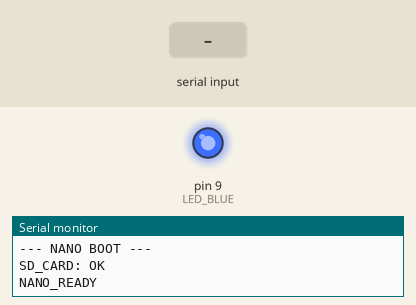
Recording of a sketch running on a simulated Arduino Nano, built with avr-gcc and run on an emulated ATmega328P. Shown: output pins drawn as LEDs (lit = HIGH), the last lines printed to the serial monitor. Inputs (shaded band) come from the test bench. Storage starts empty.

Above: at 1.2 s.
1.3 s: "PKT,\n" received over Serial
At 2.94 s:
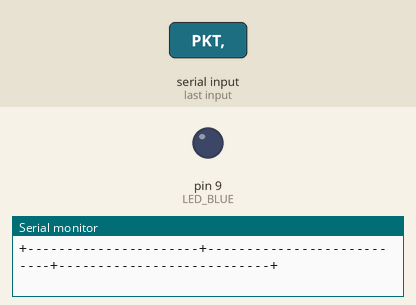
4.3 s: "PKT,,45\n" received over Serial
At 7.1 s:
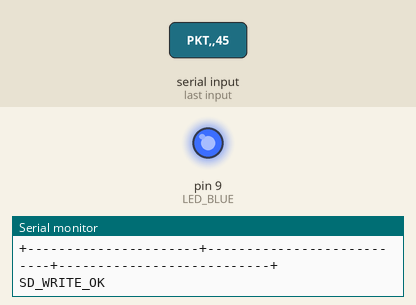
Timing chart, 0 to 8.6 s (numbered marks = the images above; inputs shaded):
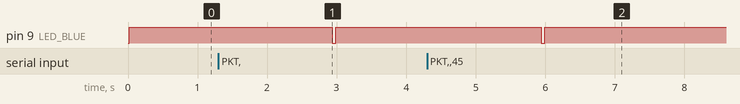

The sketch:

Ground_Station_NANO.ino
```cpp
#include <SPI.h>
#include <SD.h>

#define SD_CS            10
#define LED_BLUE         9
#define CHECK_INTERVAL   5000    // Reduced polling frequency (was 2000)

char dataFile[] = "cansat.txt";

bool sdReady = false;
unsigned long lastCheck = 0;
bool lastReportedState = false;

// Debounce counters
byte failCounter = 0;
byte successCounter = 0;

// Skip checks during write (prevent interference)
volatile bool isWriting = false;

void setup() {
    pinMode(LED_BLUE, OUTPUT);
    digitalWrite(LED_BLUE, LOW);
    Serial.begin(9600);

    Serial.println(F("--- NANO BOOT ---"));
    if (SD.begin(SD_CS)) {
        sdReady = true;
        lastReportedState = true;
        digitalWrite(LED_BLUE, HIGH);
        Serial.println(F("SD_CARD: OK"));
    } else {
        Serial.println(F("SD_CARD: ERR"));
    }
    Serial.println(F("NANO_READY"));
}

// Returns true if the SD card is physically present and accessible
bool isCardPresent() {
    // Attempt to initialise the card (forces fresh SPI communication)
    if (SD.begin(SD_CS)) {
        return true;
    }
    return false;
}

void checkSDCard() {
    if (isWriting) return;
    if (millis() - lastCheck < CHECK_INTERVAL) return;
    lastCheck = millis();

    bool present = isCardPresent();

    if (present) {
        if (!sdReady) {
            // Card was absent, now present – need two consecutive successes
            successCounter++;
            if (successCounter >= 2) {
                sdReady = true;
                lastReportedState = true;
                digitalWrite(LED_BLUE, HIGH);
                Serial.println("SD_READY");
                // Blink once to indicate reinsertion
                digitalWrite(LED_BLUE, LOW);
                delay(50);
                digitalWrite(LED_BLUE, HIGH);
                successCounter = 0;
                failCounter = 0;
            }
        } else {
            // Already ready – reset failure counter
            failCounter = 0;
        }
    } else {
        if (sdReady) {
            // Card was present, now missing – need three consecutive failures
            failCounter++;
            if (failCounter >= 3) {
                sdReady = false;
                lastReportedState = false;
                digitalWrite(LED_BLUE, LOW);
                Serial.println("SD_FAIL");
                failCounter = 0;
                successCounter = 0;
            }
        } else {
            // Already failed – reset success counter
            successCounter = 0;
        }
    }
}

void acknowledgeWrite(bool success) {
    if (success) {
        Serial.println("SD_WRITE_OK");
        if (!sdReady) {
            // A successful write implies the card is ready
            failCounter = 0;
            successCounter = 1;   // next check will confirm
        }
    } else {
        Serial.println("SD_WRITE_ERR");
        if (sdReady) {
            // Immediate failure on write error
            sdReady = false;
            lastReportedState = false;
            digitalWrite(LED_BLUE, LOW);
            Serial.println("SD_FAIL");
            failCounter = 0;
            successCounter = 0;
        }
    }
}

void printTableTo(Print &p, int lpSize, int pktNum, float t, float h, float pr, float al, float lt, float lg, float ax, float ay, float az) {
    p.println(F("\n+------------------------------------------------------------------------------+"));
    p.println(F("|                    GROUND STATION SAVE TELEMETRY TABLE                       |"));
    p.println(F("+----------------------+---------------------------+---------------------------+"));
    p.println(F("| SENSOR               | PARAMETER                 | VALUE                     |"));
    p.println(F("+----------------------+---------------------------+---------------------------+"));
    p.print(F("| DHT22                | Temperature               | ")); p.print(t); p.println(F("C                    |"));
    p.print(F("| DHT22                | Humidity                  | ")); p.print(h); p.println(F("%                    |"));
    p.println(F("+----------------------+---------------------------+---------------------------+"));
    p.print(F("| BMP180               | Pressure                  | ")); p.print(pr, 0); p.println(F("Pa                   |"));
    p.print(F("| BMP180               | Altitude (Est)            | ")); p.print(al); p.println(F("m                   |"));
    p.println(F("+----------------------+---------------------------+---------------------------+"));
    p.print(F("| MPU6050              | Accel X/Y/Z               | "));
    p.print(ax, 1); p.print(", "); p.print(ay, 1); p.print(", "); p.print(az, 1); p.println(F("          |"));
    p.println(F("+----------------------+---------------------------+---------------------------+"));
    if (lt != 0) {
        p.print(F("| NEO-6M GPS           | Latitude                  | ")); p.println(lt, 6);
        p.print(F("| NEO-6M GPS           | Longitude                 | ")); p.println(lg, 6);
    } else {
        p.println(F("| NEO-6M GPS           | Fix Status                | NO FIX / SEARCHING        |"));
    }
    p.println(F("+----------------------+---------------------------+---------------------------+"));
    p.println(F("| CONNECTION INFO      | PARAMETER                 | VALUE                     |"));
    p.println(F("+----------------------+---------------------------+---------------------------+"));
    p.print(F("| DX-LR03-LoRa         | Last Packet Size          | ")); p.print(lpSize); p.println(F("Bytes                   |"));
    p.print(F("| DX-LR03-LoRa         | Packet Number             | ")); p.print(pktNum); p.println(F("Bytes                   |"));
    p.println(F("+----------------------+---------------------------+---------------------------+"));
}

void handleIncomingData(String payload) {
    int vals[2]; float f[10];
    int start = 0, comma;

    // Expecting: packet size (int), packet number (int), then 10 floats
    for(int i=0; i<12; i++) {
        comma = payload.indexOf(',', start);
        String s = (comma == -1) ? payload.substring(start) : payload.substring(start, comma);
        if(i < 2) vals[i] = s.toInt();
        else f[i-2] = s.toFloat();
        start = comma + 1;
    }

    printTableTo(Serial, vals[0], vals[1], f[0], f[1], f[2], f[3], f[4], f[5], f[6], f[7], f[8]);

    isWriting = true;
    bool writeSuccess = false;

    if (sdReady) {
        File fTxt = SD.open(dataFile, FILE_WRITE);
        if (fTxt) {
            digitalWrite(LED_BLUE, LOW);
            fTxt.print("Time: "); fTxt.println(millis());
            printTableTo(fTxt, vals[0], vals[1], f[0], f[1], f[2], f[3], f[4], f[5], f[6], f[7], f[8]);
            fTxt.println("---");
            fTxt.close();
            writeSuccess = true;
            digitalWrite(LED_BLUE, HIGH);
        } else {
            sdReady = false;
            digitalWrite(LED_BLUE, LOW);
        }
    }

    isWriting = false;
    acknowledgeWrite(writeSuccess);
}

void loop() {
    if (Serial.available()) {
        String req = Serial.readStringUntil('\n');
        req.trim();
        if (req == "BW16_HELLO" || req == "PING") {
            Serial.println(sdReady ? "SD_READY" : "SD_FAIL");
        }
        else if (req == "SD_STATUS") {
            // Immediate check (no debounce for manual query)
            bool present = isCardPresent();
            if (present != sdReady) {
                sdReady = present;
                lastReportedState = present;
                digitalWrite(LED_BLUE, present ? HIGH : LOW);
                failCounter = 0;
                successCounter = present ? 2 : 0;
            }
            Serial.println(sdReady ? "SD_READY" : "SD_FAIL");
        }
        else if (req.startsWith("PKT,")) {
            handleIncomingData(req.substring(4));
        }
    }
    checkSDCard();
}
```

Measured:
- after the input at 1.3 s, pin 9 (LED_BLUE): HIGH → LOW after 1.6 s, → HIGH 0.05 s later
- after the input at 4.3 s, pin 9 (LED_BLUE): HIGH → LOW after 1.6 s, → HIGH 0.05 s later
